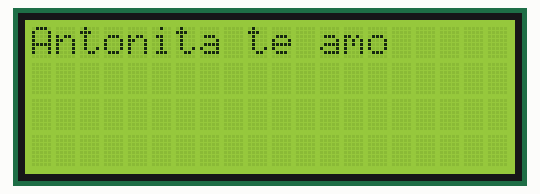
A sketch run on a simulated Arduino Uno, built with avr-gcc and run on an emulated ATmega328P. Parts: 20×4 character LCD.

Above: at 0.1 s.
At 1.1 s:
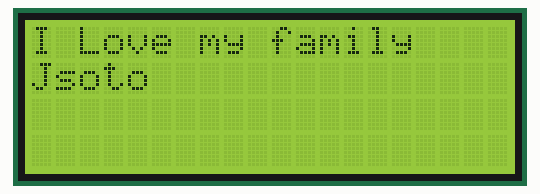

The sketch:

MyLCD.ino
```cpp
#include <LiquidCrystal_I2C.h>

#include <Wire.h>

LiquidCrystal_I2C lcd(0x27,20,4);
void setup()
 {
    lcd.init();
    lcd.backlight();
    lcd.setCursor(0,0);
    lcd.print("Antonita te amo");
 }

void loop()
 {
   delay(1000);
   lcd.setCursor(0,0);
   lcd.print("I Love my family");
   lcd.setCursor(0,1);
   lcd.print("Jsoto");
   delay(1000);
   lcd.clear();
 }
```

Measured:
- what the display in image 1 shows lasts 1.0 s, from 1.1 s to 2.1 s
